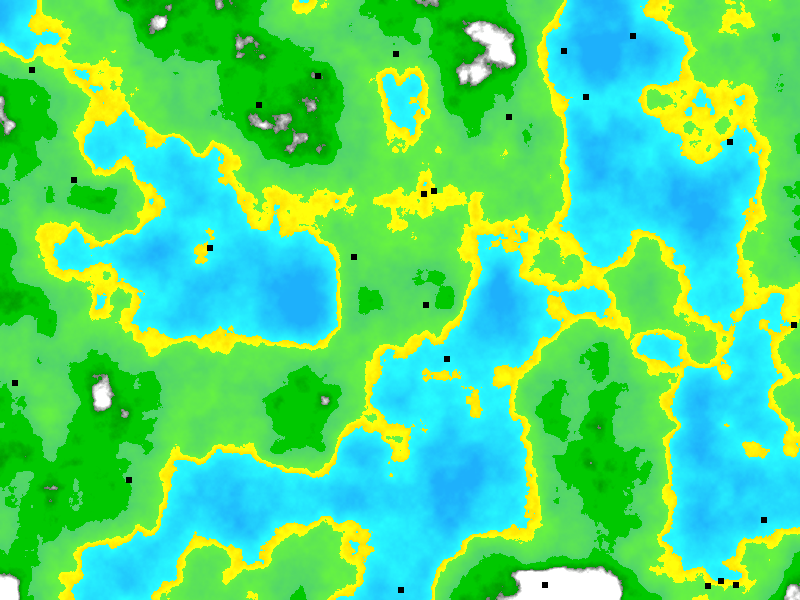
Frame 1 (no input)
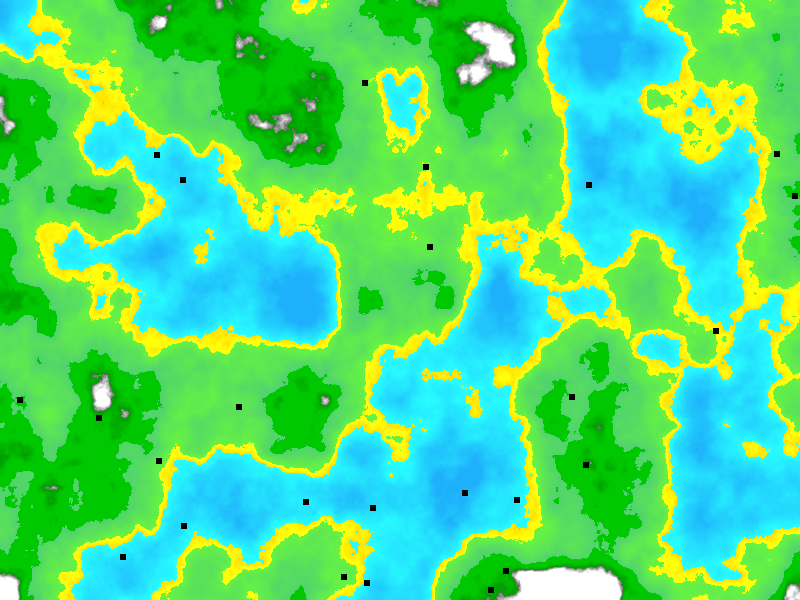
Frame 2 (the mouse pressed at the canvas centre, redrawn once)

The p5.js sketch that drew these frames (run headless with seeded random() and noise() and a simulated clock; the mouse was pressed at the canvas centre and the sketch redrawn once):

// p5.js sketch
// ── sketch.js
// Definition for terrain types.
class TerrainType {
    constructor(minHeight, maxHeight, minColor, maxColor, lerpFactor = 0) {
        this.minHeight = minHeight;
        this.maxHeight = maxHeight;
        this.minColor = minColor;
        this.maxColor = maxColor;
        // Lerp factor to control the blending between min and max colors based on height.
        this.lerpFactor = lerpFactor;
    }
}

// Variables/Parameters
  let mapWidth = screen.width; // Gets the screen max height and width.
  let mapHeight = screen.height;
  let noiseScale = 0.1;
  let zoomFactor = 100;
  let xOffset = 1000;
  let yOffset = 1000;
  let waterTerrain;
  let sandyTerrain;
  let grassyTerrain;
  let deepForestTerrain;
  let snowyMountainTerrain;

// Setup of the base map.
function setup() {
  createCanvas(mapWidth, mapHeight);

  // Use several octaves of noise to create more detailed and varied terrain.
  noiseDetail(10, 0.5);

  // Define the Terrain Types with thresholds and colors.
  // Perlin noise min and max is usually in 0.2 -> 0.75~0.8;
  waterTerrain = 
  new TerrainType(0.2, 0.4, color(30, 176, 251), color(40, 255, 255));
  sandyTerrain = 
  new TerrainType(0.4, 0.45, color(255, 210, 0), color(255, 255, 11), 0.3);
  grassyTerrain =
  new TerrainType(0.4, 0.6, color(110, 255, 50), color(80, 210, 110));
  deepForestTerrain =
  new TerrainType(0.6, 0.7, color(0, 200, 0), color(0, 110, 0), -0.5);
  snowyMountainTerrain =
  new TerrainType(0.7, 0.75, color(0, 10, 0), color(255, 255, 255), 0.4);

  noLoop();
}

// Definition of the map properties, terrain and water levels.
function draw(){
  // Loop through each pixel of the canvas and paint the corresponding terrain.
  for(let x=0; x < mapWidth; x++){
    for(let y=0; y < mapHeight; y++){
      //Set xVal and yVal for the noise such that the map is centered around the center of the canvas.
      const xVal = (x - width / 2) / zoomFactor + xOffset;
      const yVal = (y - height / 2) / zoomFactor + yOffset;
      const noiseValue = noise(xVal, yVal);

      // Paint the map according to the terrain type.
      let terrainColor;
      if (noiseValue < waterTerrain.maxHeight) {
        terrainColor = getTerrainColor(waterTerrain, noiseValue);
      } else if (noiseValue < sandyTerrain.maxHeight) {
        terrainColor = getTerrainColor(sandyTerrain, noiseValue);
      } else if (noiseValue < grassyTerrain.maxHeight) {
        terrainColor = getTerrainColor(grassyTerrain, noiseValue);
      } else if (noiseValue < deepForestTerrain.maxHeight) {
        terrainColor = getTerrainColor(deepForestTerrain, noiseValue);
      } else {
        terrainColor = getTerrainColor(snowyMountainTerrain, noiseValue);
      }
      set(x, y, terrainColor);
    }
  }
  // Generate Points of interest and connections between them.
  PointsOfInterest();

  // Update the canvas with the generated map.
  updatePixels();
}

// Function to calculate the  color of the terrain using gradient.
function getTerrainColor(terrainType, noiseValue) {
  // Normalize the noise value to a range between 0 and 1 based on the terrain type's min and max heights.
  const normalized = normalize(noiseValue, terrainType.minHeight, terrainType.maxHeight);

  // Blend in the  color and return the result.
  return lerpColor(terrainType.minColor, terrainType.maxColor, normalized + terrainType.lerpFactor);
}

// Normalization function
function normalize(value, min, max) {
  if( value > max) return 1;
  if( value < min) return 0;    
  return (value - min) / (max - min);
}

// Function to get the terrain type of a x,y coordinate
function getTerrainType(x, y){
  // Recompute the noise to get the terrain type.
  const xVal = (x - width / 2) / zoomFactor + xOffset;
  const yVal = (y - height / 2) / zoomFactor + yOffset;
  const noiseValue = noise(xVal, yVal);

  // Find the terrain and return the type itself.
  if (noiseValue < waterTerrain.maxHeight) {
    return "water";
  } 
  else if (noiseValue < sandyTerrain.maxHeight) {
    return "sand";
  } 
  else if (noiseValue < grassyTerrain.maxHeight) {
    return "grass";
  } 
  else if (noiseValue < deepForestTerrain.maxHeight) {
    return "forest";
  } 
  else {
    return "mountain";
  }
}

// Function to define the diferent points of interest on the map
function PointsOfInterest() {
  // Ammount of points of interest in the map.
  let ammount = 25;

  // Arrays that save the random points coordinates for painting later.
  let xCoordinates = [];
  let yCoordinates = [];

  // Seed the random with date to get different results every time.
  randomSeed(Date.now());
  
  //Generate random different x,y pairs.
  for (let i = 0; i < ammount; i++){
    // Get a random coordinate and append to the array, each pair will be treated as x,y coordinates.
    xCoordinates[i] = Math.floor(Math.random() * (mapWidth - 1));
    yCoordinates[i] = Math.floor(Math.random() * (mapHeight - 1));
  }

  // Set a dot in a random position on the map using the coordinates generated above.
  for(let point = 0; point < ammount; point++){
    let xCoord = xCoordinates[point];
    let yCoord = yCoordinates[point];
    let terrainType = getTerrainType(xCoord, yCoord);
    // Separate by terrain type categories and add a black 6x6 square, in the future use name generator to add a label;
    switch(terrainType) {
      case 'water':
        // Name a Lake, river, ocean, waterfall.
        for(let x=xCoord-3; x<xCoord+3; x++){
          for(let y=yCoord-3; y<yCoord+3; y++){
            set(x, y, color(0,0,0));
          }
        }
        break;
      case 'sand':
        // Name a port, desert, village/city/farm, shipwreck.
        for(let x=xCoord-3; x<xCoord+3; x++){
          for(let y=yCoord-3; y<yCoord+3; y++){
            set(x, y, color(0,0,0));
          }
        }
        break;
      case 'grass':
        // Name a castle/village/farm/city, a bridge/monument, ruins.
        for(let x=xCoord-3; x<xCoord+3; x++){
          for(let y=yCoord-3; y<yCoord+3; y++){
            set(x, y, color(0,0,0));
          }
        }
        break;
      case 'forest':
        // Name a hidden camp/cave/dungeon/ruins, a rare tree/flower/animal.
        for(let x=xCoord-3; x<xCoord+3; x++){
          for(let y=yCoord-3; y<yCoord+3; y++){
            set(x, y, color(0,0,0));
          }
        }
        break;
      case 'mountain':
        // Name a mountain/volcano/cave, a hidden temple/ruins.
        for(let x=xCoord-3; x<xCoord+3; x++){
          for(let y=yCoord-3; y<yCoord+3; y++){
            set(x, y, color(0,0,0));
          }
        }
        break;
      default:
        // Do nothing and keep the program running.
        break;
    }
  }
}
